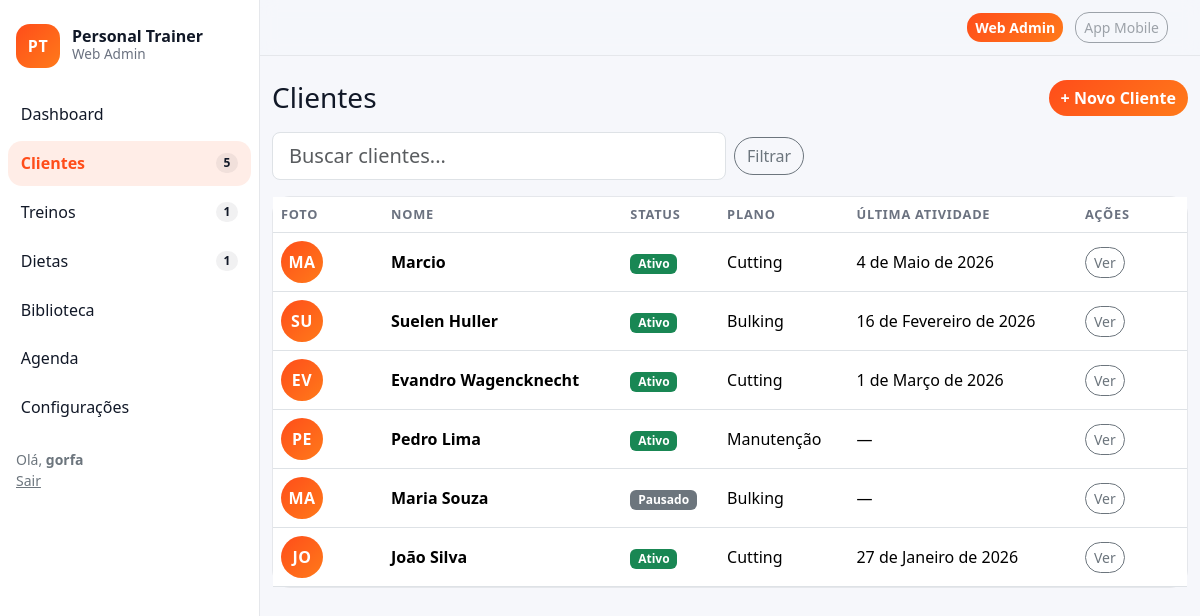
Page /crm/ (signed in) on the committed database.
### crm/models.py (models this page shows, shortened)
class Client(models.Model):
    class Status(models.TextChoices):
        ACTIVE = "active", "Ativo"
        PAUSED = "paused", "Pausado"
        ARCHIVED = "archived", "Arquivado"
    full_name = models.CharField("Nome", max_length=160)
    age = models.PositiveIntegerField("Idade", default=0)
    weight_kg = models.DecimalField("Peso (kg)", max_digits=5, decimal_places=1, default=0)
    height_m = models.DecimalField("Altura (m)", max_digits=4, decimal_places=2, default=0)
    status = models.CharField(max_length=16, choices=Status.choices, default=Status.ACTIVE)
    plan = models.ForeignKey(Plan, on_delete=models.SET_NULL, null=True, blank=True)
    last_activity_at = models.DateField("Última atividade", null=True, blank=True)
    created_at = models.DateTimeField(auto_now_add=True)

class Plan(models.Model):
    name = models.CharField(max_length=80, unique=True)
    def __str__(self) -> str:
        return self.name

### crm/views.py (the view)
# urls.py: path("", views.ClientListView.as_view(), name="client_list"),
class ClientListView(LoginRequiredMixin, ListView):
    model = Client
    template_name = "crm/client_list.html"
    context_object_name = "clients"
    paginate_by = 20
    def get_queryset(self):
        qs = super().get_queryset().select_related("plan").order_by("-created_at")
        q = self.request.GET.get("q")
        if q:
            qs = qs.filter(full_name__icontains=q)
        return qs

### core/context_processors.py (called while the page is built)
def nav_counts(request):
    try:
        return {
            "nav_clients_count": Client.objects.filter(status=Client.Status.ACTIVE).count(),
            "nav_workouts_today": WorkoutPlan.objects.filter(is_active=True).count(),
            "nav_diets_active": DietPlan.objects.filter(is_active=True).count(),
            "nav_alerts_count": Alert.objects.filter(is_open=True).count(),
        }
    except Exception:
        return {"nav_clients_count": 0, "nav_workouts_today": 0, "nav_diets_active": 0, "nav_alerts_count": 0}

### crm/templates/crm/client_list.html (shortened to what this page needs)
{% extends "base.html" %}
{% block content %}
<div class="d-flex align-items-center justify-content-between mb-3">
  <h1 class="h3 mb-0">Clientes</h1>
  <a class="btn btn-brand btn-pill" href="{% url 'crm:client_create' %}">+ Novo Cliente</a>
</div>
<form class="row g-2 align-items-center mb-3" method="get">
  <div class="col-12 col-md-6">
    <input class="form-control form-control-lg" name="q" value="{{ request.GET.q }}" placeholder="Buscar clientes...">
  </div>
  <div class="col-auto">
    <button class="btn btn-outline-secondary btn-pill" type="submit">Filtrar</button>
  </div>
</form>
<div class="card">
  <div class="card-body p-0">
    <div class="table-responsive">
      <table class="table table-hover align-middle mb-0">
        <thead>
          <tr>
            <th style="width:110px;">Foto</th>
            <th>Nome</th>
            <th>Status</th>
            <th>Plano</th>
            <th>Última atividade</th>
            <th style="width:110px;">Ações</th>
          </tr>
        </thead>
        <tbody>
          {% for c in clients %}
          <tr>
            <td>
              <div class="brand-mark" style="width:42px;height:42px;border-radius:999px;">
                {{ c.full_name|slice:":1"|upper }}{{ c.full_name|slice:"1:2"|upper }}
              </div>
            </td>
            <td class="fw-bold">{{ c.full_name }}</td>
            <td>
              {% if c.status == 'active' %}
                <span class="badge text-bg-success">Ativo</span>
              {% elif c.status == 'paused' %}
                <span class="badge text-bg-secondary">Pausado</span>
              {% else %}
                <span class="badge text-bg-light">Arquivado</span>
              {% endif %}
            </td>
            <td>{{ c.plan|default:"—" }}</td>
            <td>{{ c.last_activity_at|default:"—" }}</td>
            <td>
              <a class="btn btn-sm btn-outline-secondary btn-pill" href="{% url 'crm:client_detail' c.pk %}">Ver</a>
            </td>
          </tr>
          {% empty %}
          <tr><td colspan="6" class="text-center text-secondary py-4">Nenhum cliente encontrado.</td></tr>
          {% endfor %}
        </tbody>
      </table>
    </div>
  </div>
</div>
{% endblock %}

### templates/base.html (shortened to what this page needs)
{% load static %}
<!doctype html>
<html lang="pt-br">
<head>
  <link href="https://cdn.jsdelivr.net/npm/bootstrap@5.3.3/dist/css/bootstrap.min.css" rel="stylesheet">
  <link href="{% static 'css/theme.css' %}" rel="stylesheet">
</head>
<body class="app-body">
  <div class="app-shell">
    <aside class="app-sidebar">
      <div class="px-3 py-4">
        <div class="brand">
          <div class="brand-mark">PT</div>
          <div class="brand-name">
            <div class="brand-title">Personal Trainer</div>
            <div class="brand-sub">Web Admin</div>
          </div>
        </div>
      </div>
      <nav class="nav flex-column px-2">
        <a class="nav-link {% if request.resolver_match.url_name == 'dashboard' %}active{% endif %}"
           href="{% url 'dashboard' %}">
          <span>Dashboard</span>
        </a>
        <a class="nav-link {% if request.path|slice:':5' == '/crm/' %}active{% endif %}"
           href="{% url 'crm:client_list' %}">
          <span>Clientes</span>
          <span class="badge badge-metric">{{ nav_clients_count }}</span>
        </a>
        <a class="nav-link {% if request.path|slice:':9' == '/treinos/' %}active{% endif %}"
           href="{% url 'workouts:workout_list' %}">
          <span>Treinos</span>
          <span class="badge badge-metric">{{ nav_workouts_today }}</span>
        </a>
        <a class="nav-link {% if request.path|slice:':8' == '/dietas/' %}active{% endif %}"
           href="{% url 'diets:diet_list' %}">
          <span>Dietas</span>
          <span class="badge badge-metric">{{ nav_diets_active }}</span>
        </a>
        <a class="nav-link {% if request.path|slice:':12' == '/biblioteca/' %}active{% endif %}"
           href="{% url 'library:exercises' %}">
          <span>Biblioteca</span>
        </a>
        <a class="nav-link {% if request.path|slice:':10' == '/agenda/' %}active{% endif %}"
           href="{% url 'agenda:calendar' %}">
          <span>Agenda</span>
        </a>
        <a class="nav-link {% if request.path|slice:':10' == '/anamnese/' %}active{% endif %}"
           href="{% url 'anamnesis:builder' %}">
          <span>Configurações</span>
        </a>
        <div class="mt-3 px-2 small text-secondary">
          {% if request.user.is_authenticated %}
            Olá, <strong>{{ request.user.get_short_name|default:request.user.username }}</strong><br>
            <a class="link-secondary" href="{% url 'logout' %}">Sair</a>
          {% else %}
            <a class="link-secondary" href="{% url 'login' %}">Entrar</a>
          {% endif %}
        </div>
      </nav>
    </aside>
    <main class="app-main">
      <header class="app-topbar">
        <div class="container-fluid d-flex align-items-center justify-content-end">
          <div class="topbar-switch ms-auto">
            <a class="btn btn-brand btn-sm me-2" href="/admin/">Web Admin</a>
            <span class="btn btn-outline-secondary btn-sm disabled" aria-disabled="true">App Mobile</span>
          </div>
        </div>
      </header>
      <section class="app-content container-fluid py-4">
        {% block content %}{% endblock %}
      </section>
    </main>
  </div>
</body>
</html>

### static/css/theme.css (style rules this page uses)
:root { --brand:#ff4d1a; --brand-2:#ff7a1a; --brand-soft: rgba(255,77,26,.10); --danger:#ff2d55; --bg:#f6f7fb; --text:#111827; --muted:#6b7280; --card:#ffffff; --border:#e5e7eb; --radius:18px; }
* { box-sizing:border-box }
body { font-family: ui-sans-serif, system-ui, -apple-system, Segoe UI, Roboto, Arial, "Apple Color Emoji","Segoe UI Emoji"; }
.app-body { background:var(--bg); color:var(--text); }
.app-shell { display:flex; min-height:100vh; }
.app-sidebar { width:260px; background:#fff; border-right:1px solid var(--border); position:sticky; top:0; height:100vh; }
.brand { display:flex; align-items:center; gap:12px; }
.brand-mark { width:44px; height:44px; border-radius:14px; background:linear-gradient(135deg,var(--brand),var(--brand-2)); color:#fff; display:flex; align-items:center; justify-content:center; font-weight:900; letter-spacing:.5px; }
.brand-title { font-weight:800; line-height:1; }
.brand-sub { color:var(--muted); font-size:.85rem; }
.app-sidebar .nav-link { display:flex; align-items:center; justify-content:space-between; border-radius:14px; padding:.65rem .8rem; color:#111827; margin-bottom:.25rem; }
.app-sidebar .nav-link.active { background:var(--brand-soft); color:var(--brand); font-weight:700; }
.badge-metric { background:rgba(17,24,39,.06); color:#111827; font-weight:700; border-radius:999px; }
.app-main { flex:1; min-width:0; }
.app-topbar { position:sticky; top:0; z-index:10; background:rgba(246,247,251,.9); backdrop-filter: blur(8px); border-bottom:1px solid var(--border); padding:.75rem 0; }
.btn-brand { background:linear-gradient(135deg,var(--brand),var(--brand-2)); border:0; color:#fff; font-weight:800; border-radius:14px; }
.btn-outline-secondary { border-radius:14px; }
.app-content { padding-bottom:40px; }
.card { border:1px solid var(--border); border-radius:var(--radius); }
.table thead th { color:var(--muted); font-weight:800; font-size:.8rem; text-transform:uppercase; letter-spacing:.06em; }
.btn-pill { border-radius:999px; }
.app-topbar { padding: 12px 20px; }
.topbar-switch { margin-left: auto; }

### rows in the picture
Client: full_name "M", full_name "A", full_name "Marcio", status "Ativo", plan "Cutting", last_activity_at "4 de Maio de 2026"
Client: full_name "S", full_name "U", full_name "Suelen Huller", status "Ativo", plan "Bulking", last_activity_at "16 de Fevereiro de 2026"
Client: full_name "E", full_name "V", full_name "Evandro Wagencknecht", status "Ativo", plan "Cutting", last_activity_at "1 de Março de 2026"
Client: full_name "P", full_name "E", full_name "Pedro Lima", status "Ativo", plan "Manutenção", last_activity_at "—"
Client: full_name "M", full_name "A", full_name "Maria Souza", status "Pausado", plan "Bulking", last_activity_at "—"
Client: full_name "J", full_name "O", full_name "João Silva", status "Ativo", plan "Cutting", last_activity_at "27 de Janeiro de 2026"

### other values in the picture
{{ nav_clients_count }} "5"
{{ nav_workouts_today }} "1"
{{ nav_diets_active }} "1"
{{ request.user.get_short_name|default:request.user.username }} "gorfa"
